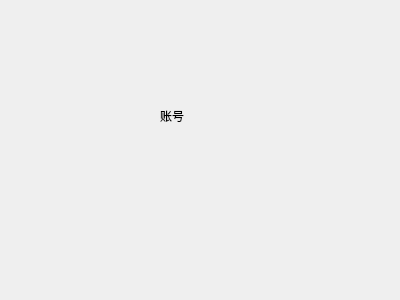
<?xml version="1.0" encoding="UTF-8"?>
<ui version="4.0">
 <class>AccountWnd</class>
 <widget class="QWidget" name="AccountWnd">
  <property name="geometry">
   <rect>
    <x>0</x>
    <y>0</y>
    <width>400</width>
    <height>300</height>
   </rect>
  </property>
  <property name="windowTitle">
   <string>Form</string>
  </property>
  <widget class="QLabel" name="label">
   <property name="geometry">
    <rect>
     <x>160</x>
     <y>110</y>
     <width>40</width>
     <height>12</height>
    </rect>
   </property>
   <property name="text">
    <string>账号</string>
   </property>
  </widget>
 </widget>
 <resources/>
 <connections/>
</ui>
